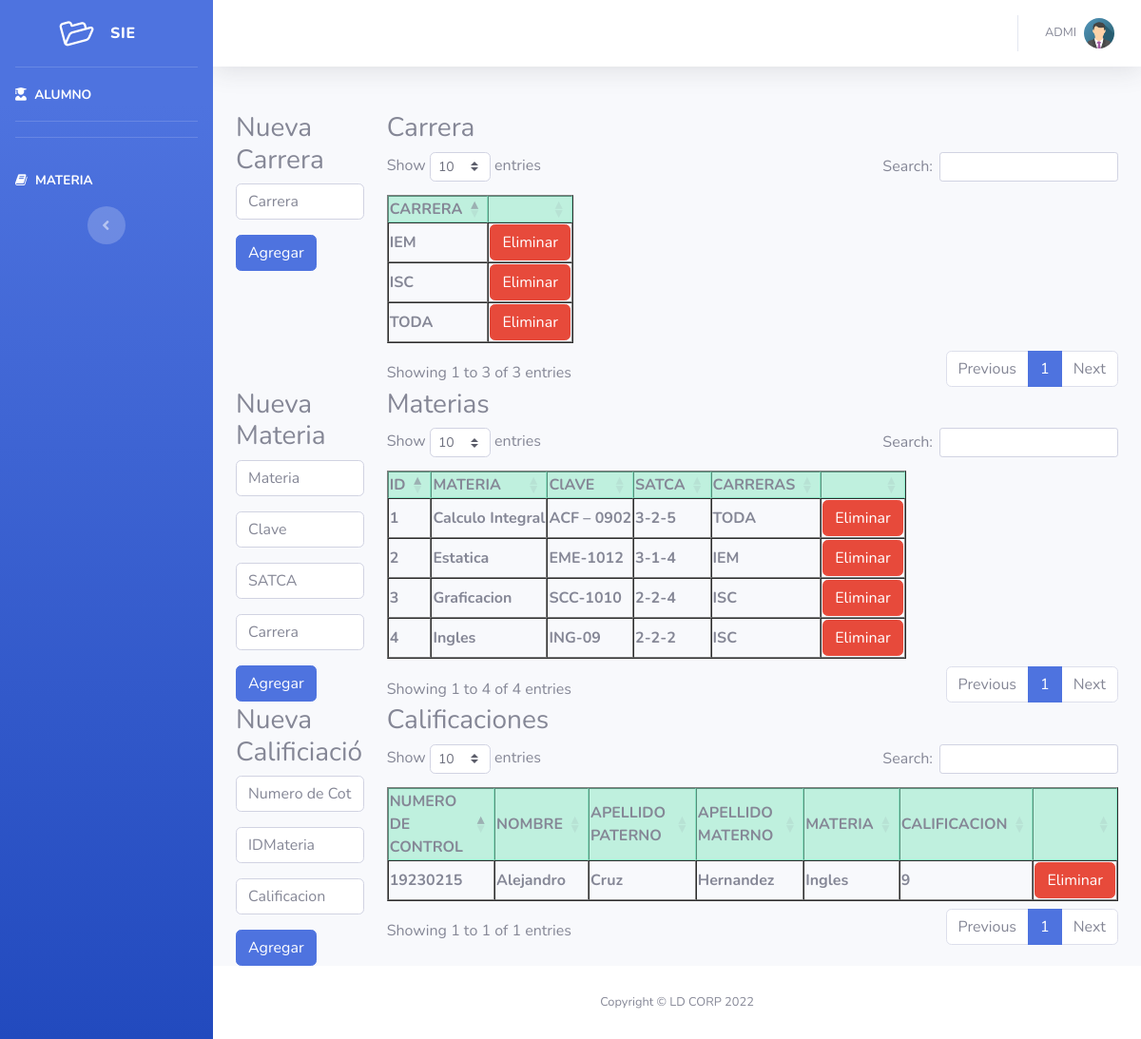
Screenshot of /dashboard2022/index2.php (signed in) with the database file from the repository.
### tables this page shows
CREATE TABLE `carreras` (
  `carrera_id` int NOT NULL AUTO_INCREMENT,
  `nombre_car` varchar(255) DEFAULT NULL,
  PRIMARY KEY (`carrera_id`)
);

CREATE TABLE `materias` (
  `materia_id` int NOT NULL AUTO_INCREMENT,
  `nombre_mat` varchar(255) DEFAULT NULL,
  `clave_asignatura` varchar(50) DEFAULT NULL,
  `satca` varchar(50) DEFAULT NULL,
  `carrera` int DEFAULT NULL,
  PRIMARY KEY (`materia_id`),
  KEY `FK_carrera_materia` (`carrera`),
  CONSTRAINT `FK_carrera_materia` FOREIGN KEY (`carrera`) REFERENCES `carreras` (`carrera_id`)
);

CREATE TABLE `calificacion_alumno` (
  `calificacion_id` int NOT NULL AUTO_INCREMENT,
  `alumno` int NOT NULL,
  `materia` int NOT NULL,
  `calificacion` int DEFAULT NULL,
  PRIMARY KEY (`calificacion_id`,`alumno`,`materia`),
  UNIQUE KEY `calificacion_id` (`calificacion_id`),
  KEY `FK_alumno_calificacion_alum` (`alumno`),
  KEY `FK_materia_calificacion_alum` (`materia`),
  CONSTRAINT `FK_alumno_calificacion_alum` FOREIGN KEY (`alumno`) REFERENCES `alumnos` (`id`),
  CONSTRAINT `FK_materia_calificacion_alum` FOREIGN KEY (`materia`) REFERENCES `materias` (`materia_id`)
);

CREATE TABLE `alumnos` (
  `id` int NOT NULL AUTO_INCREMENT,
  `alumno_nc` varchar(255) NOT NULL,
  `nombre_alum` varchar(255) NOT NULL,
  `apellido_pat` varchar(255) NOT NULL,
  `apellido_mat` varchar(255) NOT NULL,
  `semestre` char(2) NOT NULL,
  `telefono` varchar(50) DEFAULT NULL,
  PRIMARY KEY (`id`),
  UNIQUE KEY `alumno_nc` (`alumno_nc`)
);

### dashboard2022/index2.php (the view, shortened to what this page needs)
<?php require_once "vistas/vistaSuperior.php";?>
<?php
    $con=conectar();
    $sqlc="SELECT *  from carreras";
    $queryc=mysqli_query($con,$sqlc);
    $sqlm="SELECT materia_id,nombre_mat,clave_asignatura,satca,nombre_car from materias m, carreras c where m.carrera = c.carrera_id";
    $querym=mysqli_query($con,$sqlm);
    $sqlca="SELECT calificacion_id,alumno_nc,nombre_alum,apellido_pat,apellido_mat,nombre_mat,calificacion from calificacion_alumno c,alumnos a, materias m where c.alumno = a.id and c.materia = m.materia_id";
    $queryca=mysqli_query($con,$sqlca);
?>
<div class="container mt-5">
    <div class="row">
         <div class="col-lg-2">
                <div class="table-responsive">
                    <h3>Nueva Carrera</h3>
                       <form action="crudCarreras/insertar.php" method="POST">
                             <input type="text" class="form-control mb-3" name="nombre_car" placeholder="Carrera">
                             <input type="submit" class="btn btn-primary " value="Agregar">
                         </form>
                 </div>
         </div>
         <div class="col-lg-10">
             <div class="table-responsive">
                 <h3>Carrera</h3>
                  <table id="tablaCarreras" class="cell-border compact stripe" border=1 >
                       <thead class="table-success table-striped" >
                           <tr>
                                        <th>CARRERA</th>
                                        <th></th>
                                    </tr>
                                </thead>
                                <tbody>
                                        <?php
                                            while($row=mysqli_fetch_array($queryc)){
                                        ?>
                                            <tr>
                                                <th><?php  echo $row['nombre_car']?></th>
                                                <th><a href="crudCarreras/delete.php?carrera_id=<?php echo $row['carrera_id'] ?>" class="btn btn-danger">Eliminar</a></th>
                                            </tr>
                                        <?php
                                            }
                                        ?>
                                </tbody>
                     </table>
                                      </div>
         </div>
         <div class="col-lg-2">
                <div class="table-responsive">
                    <h3>Nueva Materia</h3>
                       <form action="crudMaterias/insertar.php" method="POST">
                             <input type="text" class="form-control mb-3" name="nm" placeholder="Materia">
                             <input type="text" class="form-control mb-3" name="cv" placeholder="Clave">
                             <input type="text" class="form-control mb-3" name="satca" placeholder="SATCA">
                             <input type="text" class="form-control mb-3" name="car" placeholder="Carrera">
                             <input type="submit" class="btn btn-primary " value="Agregar">
                         </form>
                 </div>
         </div>
         <div class="col-lg-10">
            <div class="table-responsive">
              <h3>Materias</h3>
                  <table id="tablaMateria" class="cell-border compact stripe" border=1 >
                       <thead class="table-success table-striped" >
                           <tr>
                                        <th>ID</th>
                                        <th>MATERIA</th>
                                        <th>ClAVE</th>
                                        <th>SATCA</th>
                                        <th>CARRERAS</th>
                                        <th></th>
                                    </tr>
                                </thead>
                                <tbody>
                                        <?php
                                            while($row=mysqli_fetch_array($querym)){
                                        ?>
                                            <tr>
                                               <th><?php echo  $row['materia_id']?></th>
                                                <th><?php  echo $row['nombre_mat']?></th>
                                                <th><?php  echo $row['clave_asignatura']?></th>
                                                <th><?php  echo $row['satca']?></th>
                                                <th><?php  echo $row['nombre_car']?></th>
                                                <th><a href="crudMaterias/delete.php?materia_id=<?php echo $row['materia_id'] ?>" class="btn btn-danger">Eliminar</a></th>
                                            </tr>
                                        <?php
                                            }
                                        ?>
                                </tbody>
                     </table>
                </div>
         </div>
         <div class="col-lg-2">
                <div class="table-responsive">
                    <h3>Nueva Calificiación</h3>
                       <form action="crudCalificaciones/insertar.php" method="POST">
                             <input type="text" class="form-control mb-3" name="alumno_nc" placeholder="Numero de Cotrol">
                             <input type="number" class="form-control mb-3" name="materia_id" placeholder="IDMateria">
                             <input type="number" class="form-control mb-3" name="calificacion" placeholder="Calificacion">
                             <input type="submit" class="btn btn-primary " value="Agregar">
                         </form>
                 </div>
         </div>
         <div class="col-lg-10">
            <div class="table-responsive">
              <h3>Calificaciones</h3>
                  <table id="tablaCalificaciones" class="cell-border compact stripe" border=1 >
                       <thead class="table-success table-striped" >
                           <tr>
                                        <th>NUMERO DE CONTROL</th>
                                        <th>NOMBRE</th>
                                        <th>APELLIDO PATERNO</th>
                                        <th>APELLIDO MATERNO</th>
                                        <th>MATERIA</th>
                                        <th>CALIFICACION</th>
                                        <th></th>
                                    </tr>
                                </thead>
                                <tbody>
                                        <?php
                                            while($row=mysqli_fetch_array($queryca)){
                                        ?>
                                            <tr>
                                                <th><?php  echo $row['alumno_nc']?></th>
                                                <th><?php  echo $row['nombre_alum']?></th>
                                                <th><?php  echo $row['apellido_pat']?></th>
                                                <th><?php  echo $row['apellido_mat']?></th>
                                                <th><?php  echo $row['nombre_mat']?></th>
                                                <th><?php  echo $row['calificacion']?></th>
                                                <th><a href="crudCalificaciones/delete.php?calificacion_id=<?php echo $row['calificacion_id'] ?>" class="btn btn-danger">Eliminar</a></th>
                                            </tr>
                                        <?php
                                            }
                                        ?>
                                </tbody>
                     </table>
                </div>
         </div>
    </div>
 </div>
<?php require_once "vistas/vistaInferior.php";?>

### dashboard2022/vistas/vistaSuperior.php (shortened to what this page needs)
<!DOCTYPE html>
<html lang="en">
<head>
  <link href="vendor/fontawesome-free/css/all.min.css" rel="stylesheet" type="text/css">
  <link href="css/sb-admin-2.min.css" rel="stylesheet">
  <link rel='stylesheet' href='https://cdnjs.cloudflare.com/ajax/libs/font-awesome/4.7.0/css/font-awesome.min.css'>
    <link rel="stylesheet" type="text/css" href="vendor/datatables/datatables.min.css"/>
    <link rel="stylesheet"  type="text/css" href="vendor/datatables/DataTables-1.12.1/css/dataTables.bootstrap4.min.css">
</head>
<body id="page-top">
  <div id="wrapper">
    <ul class="navbar-nav bg-gradient-primary sidebar sidebar-dark accordion" id="accordionSidebar">
      <a class="sidebar-brand d-flex align-items-center justify-content-center" href="index.php">
        <div class="sidebar-brand-icon rotate-n-15">
<i class='fa fa-folder-open-o'></i>
        </div>
        <div class="sidebar-brand-text mx-3">SIE</div>
      </a>
      <hr class="sidebar-divider my-0">
      <li class="nav-item active">
        <a class="nav-link" href="index.php">
        <i class='fas fa-user-graduate'></i>
          <span>ALUMNO</span></a>
      </li>
      <hr class="sidebar-divider">
      <hr class="sidebar-divider d-none d-md-block">
      <li class="nav-item active">
        <a class="nav-link" href="index2.php">
        <i class='fa fa-book'></i>
          <span>MATERIA</span></a>
      </li>
      <div class="text-center d-none d-md-inline">
        <button class="rounded-circle border-0" id="sidebarToggle"></button>
      </div>
    </ul>
    <div id="content-wrapper" class="d-flex flex-column">
      <div id="content">
        <nav class="navbar navbar-expand navbar-light bg-white topbar mb-4 static-top shadow">
          <ul class="navbar-nav ml-auto">
            <li class="nav-item dropdown no-arrow">
              <a class="nav-link dropdown-toggle" href="#" id="userDropdown" role="button" data-toggle="dropdown" aria-haspopup="true" aria-expanded="false">
                <span class="mr-2 d-none d-lg-inline text-gray-600 small"><?php echo strtoupper( $_SESSION["s_usuario"]);?></span>
                <img class="img-profile rounded-circle" src="img/u.png">
              </a>
            </li>
          </ul>
        </nav>

### dashboard2022/vistas/vistaInferior.php (shortened to what this page needs)
      <footer class="sticky-footer bg-white">
        <div class="container my-auto">
          <div class="copyright text-center my-auto">
            <span>Copyright &copy; LD CORP 2022</span>
          </div>
        </div>
      </footer>
    </div>
  </div>
</body>
</html>

### rows the page displays
carreras: nombre_car "ISC"
carreras: nombre_car "IEM"
carreras: nombre_car "TODA"
materias: materia_id "1", nombre_mat "Calculo Integral", clave_asignatura "ACF – 0902", satca "3-2-5", carrera.nombre_car "TODA"
materias: materia_id "2", nombre_mat "Estatica", clave_asignatura "EME-1012", satca "3-1-4", carrera.nombre_car "IEM"
materias: materia_id "3", nombre_mat "Graficacion", clave_asignatura "SCC-1010", satca "2-2-4", carrera.nombre_car "ISC"
materias: materia_id "4", nombre_mat "Ingles", clave_asignatura "ING-09", satca "2-2-2", carrera.nombre_car "ISC"
calificacion_alumno: alumno.alumno_nc "19230215", alumno.nombre_alum "Alejandro", alumno.apellido_pat "Cruz", alumno.apellido_mat "Hernandez", materia.nombre_mat "Ingles", calificacion "9"

### other values shown
$_SESSION["s_usuario"] "ADMI"
